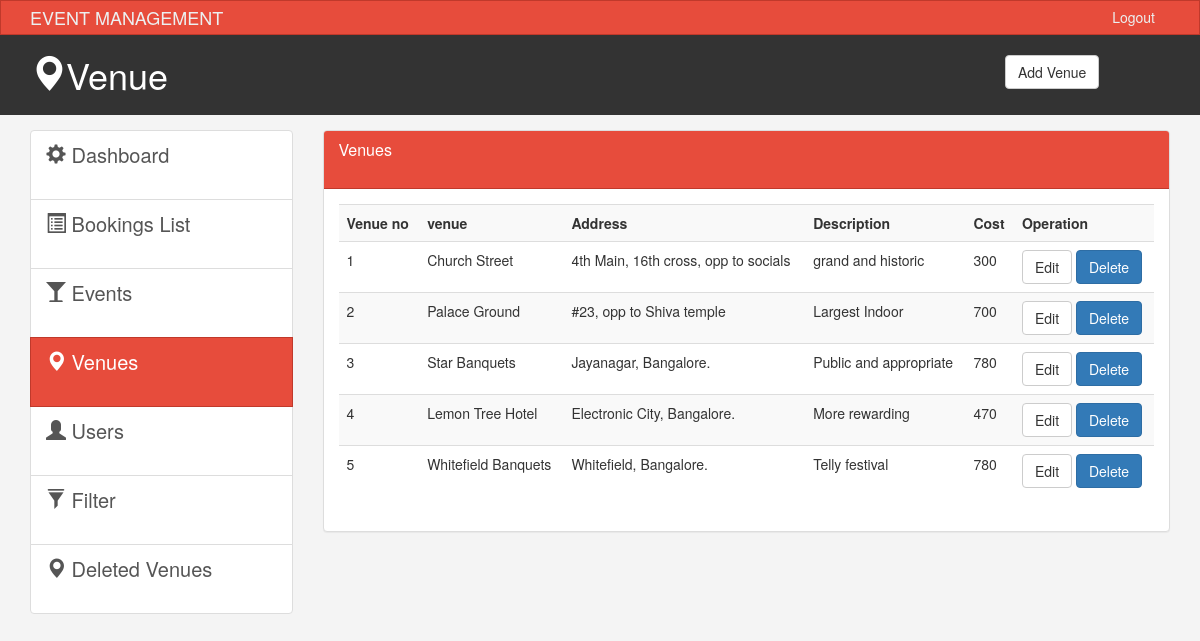
The page /admin/venues.php on the database its author committed.
### tables this page shows
CREATE TABLE `venue` (
  `id` int(1) NOT NULL,
  `name` varchar(25) NOT NULL,
  `address` varchar(100) NOT NULL,
  `description` varchar(200) NOT NULL,
  `rate` int(5) NOT NULL
);

### admin/venues.php (the view, shortened to what this page needs)
<!DOCTYPE html>
<html lang="en">
  <head>
    <link href="css/bootstrap.min.css?v=<?php echo time(); ?>" rel="stylesheet">
    <link href="css/style.css?v=<?php echo time(); ?>" rel="stylesheet">
  </head>
  <body>
    <nav class="navbar navbar-default">
      <div class="container">
        <div class="navbar-header">
          <a class="navbar-brand" href="#">EVENT MANAGEMENT</a>
        </div>
        <div id="navbar" class="collapse navbar-collapse">
          <ul class="nav navbar-nav navbar-right">
            <li><a href="../login.php">Logout</a></li>
          </ul>
        </div>
      </div>
    </nav>
    <header id="header">
      <div class="container">
        <div class="row">
          <div class="col-md-10">
            <h1><span class="glyphicon glyphicon-map-marker" aria-hidden="true"></span>Venue</h1>
            </div>
            <div class="col-md-2">
              <div class="dropdown create">
                <button class="btn btn-default" type="button" data-toggle="modal" data-target="#addPage" >
                  Add Venue</button>
                </div>
        </div>
      </div>
    </header>
    <section id="main">
      <div class="container">
        <div class="row">
          <div class="col-md-3">
            <div class="list-group">
              <a href="index.php" class="list-group-item ">
                <span class="glyphicon glyphicon-cog" aria-hidden="true"></span> Dashboard
              </a>
              <a href="bookings_list.php" class="list-group-item"><span class="glyphicon glyphicon-list-alt" aria-hidden="true"></span> Bookings List </a>
              <a href="events.php" class="list-group-item"><span class="glyphicon glyphicon-glass" aria-hidden="true"></span> Events </a>
              <a href="venues.php" class="list-group-item active main-color-bg"><span class="glyphicon glyphicon-map-marker" aria-hidden="true"></span> Venues </a>
              <a href="users.php" class="list-group-item"><span class="glyphicon glyphicon-user" aria-hidden="true"></span> Users </a>
              <a href="filter.php" class="list-group-item"><span class="glyphicon glyphicon-filter" aria-hidden="true"></span> Filter </a>
              <a href="venue_logs.php" class="list-group-item"><span class="glyphicon glyphicon-map-marker" aria-hidden="true"></span> Deleted Venues </a>
          </div>
          </div>
          <div class="col-md-9">
            <div class="panel panel-default">
              <div class="panel-heading main-color-bg">
                <h3 class="panel-title">Venues</h3><br>
              </div>
              <div class="panel-body">
                <table class="table table-striped table-hover">
                      <tr>
                        <th>Venue no</th>
                        <th>venue</th>
                        <th>Address</th>
                        <th>Description</th>
                        <th>Cost</th>
                        <th>Operation</th>
                      </tr>
                      <?php  include('../connection.php'); ?>
                      <?php
                       $sql="SELECT * from `venue`;";
                       $res = mysqli_query ($data, $sql);
                       $i=1;
                       while($row = mysqli_fetch_array($res)){
                        echo "<tr>";
                        echo "<td>"; echo $i++; echo" </td>";
                        echo "<td>"; echo $row["name"]; echo" </td>";
                        echo "<td>"; echo $row["address"]; echo" </td>";
                        echo "<td>"; echo $row["description"]; echo" </td>";
                        echo "<td>"; echo $row["rate"]; echo" </td>";
                        $id =  $row["id"];
                        echo "<td>"; echo "<a class='btn btn-default' href='edit_venue.php?id= $id'>Edit</a>
                         <a class='btn btn-primary' href='delete_venue.php?id= $id'>Delete</a>"; echo" </td>";
                        echo "</tr>";
                       }
                      ?>
                    </table>
              </div>
              </div>
          </div>
        </div>
      </div>
    </section>
  </body>
</html>

### admin/css/style.css (style rules this page uses)
body { background:#f4f4f4; }
.navbar { min-height: 33px !important; margin-bottom:0; border-radius:0; }
.navbar-nav > li > a, .navbar-brand { padding-top:6px !important; padding-bottom:0 !important; height: 33px; }
.navbar-default { background-color: #e74c3c; border-color: #c0392b; }
.navbar-default .navbar-brand { color: #ecf0f1; }
.navbar-default .navbar-nav > li > a { color: #ecf0f1; }
.navbar-default .navbar-collapse, .navbar-default .navbar-form { border-color: #ecf0f1; }
.main-color-bg { background-color: #e74c3c !important; border-color: #c0392b !important; color:#ffffff !important; }
#header { background:#333333; color:#ffffff; padding-bottom: 10px; margin-bottom: 15px; }
#header .create { padding-top: 20px; }
.list-group { height: 400px !important; }
a.list-group-item { font-size: 20px !important; }
.list-group-item { height: 70px !important; }

### rows shown on the page
venue: name "Church Street", address "4th Main, 16th cross, opp to socials", description "grand and historic", rate "300"
venue: name "Palace Ground", address "#23, opp to Shiva temple", description "Largest Indoor", rate "700"
venue: name "Star Banquets", address "Jayanagar, Bangalore.", description "Public and appropriate", rate "780"
venue: name "Lemon Tree Hotel", address "Electronic City, Bangalore.", description "More rewarding", rate "470"
venue: name "Whitefield Banquets", address "Whitefield, Bangalore.", description "Telly festival", rate "780"
